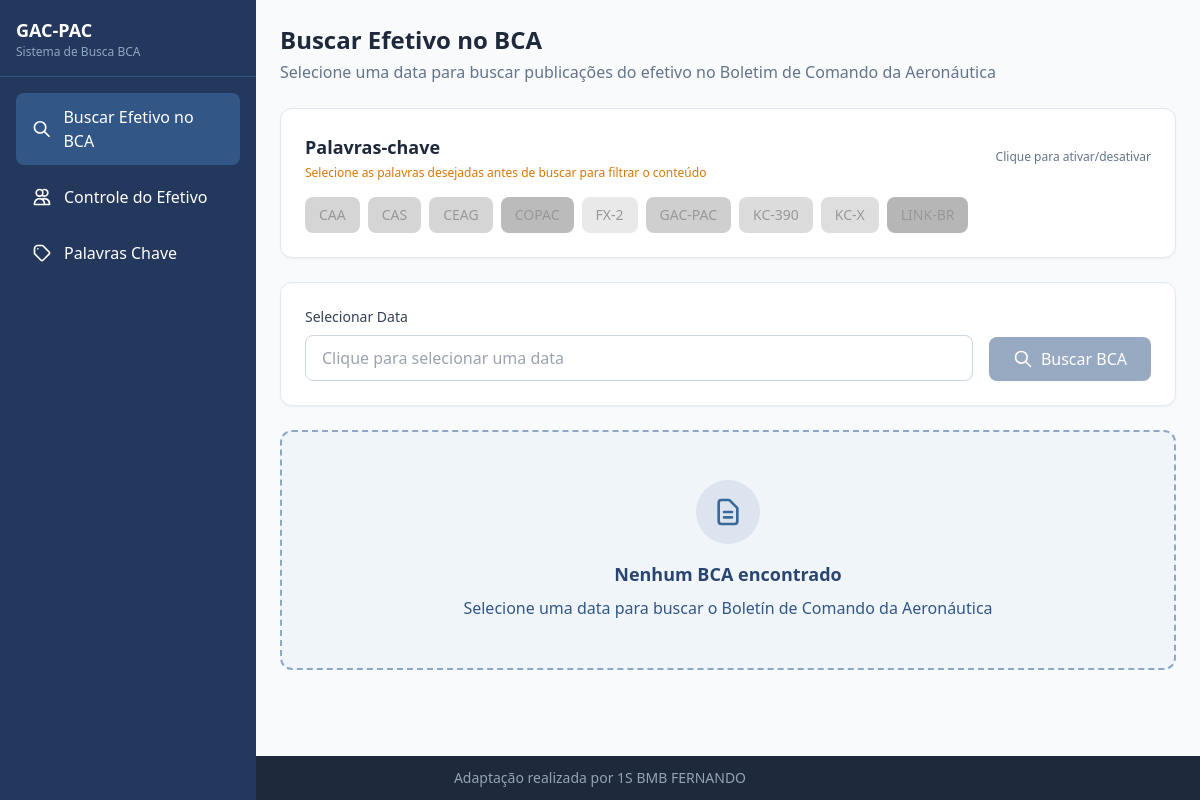
Screenshot of /analise.php with the database file from the repository.
### tables this page shows
CREATE TABLE IF NOT EXISTS palavras_chave (
    id INT AUTO_INCREMENT PRIMARY KEY,
    palavra VARCHAR(100) NOT NULL,
    cor VARCHAR(6) DEFAULT 'FFFFFF',
    ativa TINYINT(1) DEFAULT 0,
    created_at TIMESTAMP DEFAULT CURRENT_TIMESTAMP
);

### analise.php (the view, shortened to what this page needs)
<?php
$host = getenv('DB_HOST') ?: 'mariadb';
$user = getenv('DB_USER') ?: 'bca_user';
$pass = getenv('DB_PASS') ?: 'bca_pass';
$db   = getenv('DB_NAME') ?: 'bca_db';
$vai = mysqli_connect($host, $user, $pass, $db);
$arquivo = null;
$encontrados = [];
$resp_efetivo = '';
?>
<!DOCTYPE html>
<html lang="pt-BR">
<head>
    <script src="https://cdn.tailwindcss.com"></script>
    <link rel="stylesheet" href="https://cdn.jsdelivr.net/npm/flatpickr/dist/flatpickr.min.css">
</head>
<body class="bg-slate-50" x-data="app()">
    <aside class="fixed left-0 top-0 w-64 h-screen bg-fab-800 text-white flex flex-col z-50">
            <div class="p-4 border-b border-fab-600">
                <h1 class="text-lg font-bold">GAC-PAC</h1>
                <p class="text-fab-300 text-xs">Sistema de Busca BCA</p>
            </div>
            <nav class="flex-1 p-4">
                <ul class="space-y-2">
                    <li>
                        <button @click="menu = 'buscar'"
                                :class="menu === 'buscar' ? 'bg-fab-600' : 'hover:bg-fab-700'"
                                class="w-full text-left px-4 py-3 rounded-lg transition flex items-center gap-3">
                            <svg class="w-5 h-5" fill="none" stroke="currentColor" viewBox="0 0 24 24">
                                <path stroke-linecap="round" stroke-linejoin="round" stroke-width="2" d="M21 21l-6-6m2-5a7 7 0 11-14 0 7 7 0 0114 0z"/>
                            </svg>
                            Buscar Efetivo no BCA
                        </button>
                    </li>
                    <li>
                        <button @click="menu = 'efetivo'"
                                :class="menu === 'efetivo' ? 'bg-fab-600' : 'hover:bg-fab-700'"
                                class="w-full text-left px-4 py-3 rounded-lg transition flex items-center gap-3">
                            <svg class="w-5 h-5" fill="none" stroke="currentColor" viewBox="0 0 24 24">
                                <path stroke-linecap="round" stroke-linejoin="round" stroke-width="2" d="M12 4.354a4 4 0 110 5.292M15 21H3v-1a6 6 0 0112 0v1zm0 0h6v-1a6 6 0 00-9-5.197M13 7a4 4 0 11-8 0 4 4 0 018 0z"/>
                            </svg>
                            Controle do Efetivo
                        </button>
                    </li>
                    <li>
                        <button @click="menu = 'palavras'"
                                :class="menu === 'palavras' ? 'bg-fab-600' : 'hover:bg-fab-700'"
                                class="w-full text-left px-4 py-3 rounded-lg transition flex items-center gap-3">
                            <svg class="w-5 h-5" fill="none" stroke="currentColor" viewBox="0 0 24 24">
                                <path stroke-linecap="round" stroke-linejoin="round" stroke-width="2" d="M7 7h.01M7 3h5c.512 0 1.024.195 1.414.586l7 7a2 2 0 010 2.828l-7 7a2 2 0 01-2.828 0l-7-7A1.994 1.994 0 013 12V7a4 4 0 014-4z"/>
                            </svg>
                            Palavras Chave
                        </button>
                    </li>
                </ul>
            </nav>
        </aside>
        <main class="ml-64 p-6 min-h-screen pb-16">
        <div class="mb-6">
            <template x-if="menu === 'buscar'">
                <div>
                    <h2 class="text-2xl font-bold text-slate-800">Buscar Efetivo no BCA</h2>
                    <p class="text-slate-500 mt-1">Selecione uma data para buscar publicações do efetivo no Boletim de Comando da Aeronáutica</p>
                </div>
            </template>
        </div>
        <div x-show="menu === 'buscar'" x-transition>
        <div class="bg-white rounded-xl shadow-sm border border-slate-200 p-6 mb-6">
            <div class="flex items-center justify-between mb-4">
                <div>
                    <h3 class="text-lg font-semibold text-slate-800">Palavras-chave</h3>
                    <p class="text-xs text-amber-600 mt-1">Selecione as palavras desejadas antes de buscar para filtrar o conteúdo</p>
                </div>
                <span class="text-xs text-slate-500">Clique para ativar/desativar</span>
            </div>
            <div class="flex flex-wrap gap-2" id="palavras-chave-busca">
                <?php
                $sql_pl = "SELECT * FROM palavras_chave ORDER BY palavra";
                $result_pl = mysqli_query($vai, $sql_pl);
                if ($result_pl && mysqli_num_rows($result_pl) > 0):
                    while ($p = mysqli_fetch_assoc($result_pl)):
                        $ativa = $p['ativa'] == 1;
                        $cor = $p['cor'];
                        $opacity = $ativa ? '' : 'opacity-40 grayscale';
                ?>
                <div class="relative inline-block">
                    <button onclick="togglePalavraBusca(<?= $p['id'] ?>, this)"
                            class="px-3 py-1.5 rounded-lg text-sm font-medium transition-all duration-200 border-2 border-transparent hover:border-fab-400 <?= $opacity ?>"
                            style="background-color: #<?= $cor ?>; color: #000;">
                        <?= htmlspecialchars($p['palavra']) ?>
                    </button>
                </div>
                <?php
                    endwhile;
                else:
                ?>
                <span class="text-sm text-slate-400">Nenhuma palavra-chave cadastrada</span>
                <?php endif; ?>
            </div>
        </div>
        <div class="bg-white rounded-xl shadow-sm border border-slate-200 p-6 mb-6">
            <div class="flex flex-col md:flex-row md:items-end gap-4">
                <div class="flex-1">
                    <label class="block text-sm font-medium text-slate-700 mb-2">Selecionar Data</label>
                    <input type="text" id="datepicker" x-model="dataSelecionada"
                           class="w-full px-4 py-2.5 rounded-lg border border-slate-300 focus:ring-2 focus:ring-fab-500 focus:border-fab-500 transition"
                           placeholder="Clique para selecionar uma data">
                </div>
                <button @click="buscarBCA()" :disabled="!dataSelecionada || carregando"
                        class="px-6 py-2.5 bg-fab-600 hover:bg-fab-700 disabled:opacity-50 disabled:cursor-not-allowed text-white font-medium rounded-lg transition shadow-sm flex items-center gap-2">
                    <template x-if="!carregando">
                        <svg class="w-5 h-5" fill="none" stroke="currentColor" viewBox="0 0 24 24">
                            <path stroke-linecap="round" stroke-linejoin="round" stroke-width="2" d="M21 21l-6-6m2-5a7 7 0 11-14 0 7 7 0 0114 0z"/>
                        </svg>
                    </template>
                    <span x-text="carregando ? 'Buscando...' : 'Buscar BCA'"></span>
                </button>
            </div>
        </div>
        <?php if(isset($arquivo) && file_exists($caminho.$arquivo)): ?>
        <?php if($resp_efetivo != ''): ?>
        <div class="bg-white rounded-xl shadow-sm border border-slate-200 mb-6">
            <div class="px-6 py-4 border-b border-slate-100 flex items-center justify-between">
                <div class="flex items-center gap-3">
                    <h2 class="text-lg font-semibold text-slate-800">Ocorrências do Efetivo</h2>
                    <span class="px-3 py-1 bg-emerald-100 text-emerald-700 text-sm rounded-full"><?= count($encontrados) ?> militar(es) encontrado(s)</span>
                </div>
                <?php if(isset($arquivo) && !empty($encontrados)): ?>
                <button onclick="enviarTodosEmails('<?= $arquivo ?>', '<?= $date ?>')" id="btn-enviar-todos"
                        class="px-4 py-2 bg-fab-600 hover:bg-fab-700 text-white text-sm font-medium rounded-lg transition flex items-center gap-2">
                    <svg class="w-4 h-4" fill="none" stroke="currentColor" viewBox="0 0 24 24">
                        <path stroke-linecap="round" stroke-linejoin="round" stroke-width="2" d="M3 8l7.89 5.26a2 2 0 002.22 0L21 8M5 19h14a2 2 0 002-2V7a2 2 0 00-2-2H5a2 2 0 00-2 2v10a2 2 0 002 2z"/>
                    </svg>
                    Enviar Todos (<span id="count-enviar-todos"><?= count($encontrados) ?></span>)
                </button>
                <?php endif; ?>
            </div>
            <div class="p-6">
                <?= $resp_efetivo ?>
            </div>
        </div>
        <?php else: ?>
        <div class="bg-fab-50 rounded-xl border-2 border-dashed border-fab-300 mb-6 p-8 text-center">
            <div class="w-16 h-16 bg-fab-100 rounded-full flex items-center justify-center mx-auto mb-4">
                <svg class="w-8 h-8 text-fab-500" fill="none" stroke="currentColor" viewBox="0 0 24 24">
                    <path stroke-linecap="round" stroke-linejoin="round" stroke-width="2" d="M9 12h6m-6 4h6m2 5H7a2 2 0 01-2-2V5a2 2 0 012-2h5.586a1 1 0 01.707.293l5.414 5.414a1 1 0 01.293.707V19a2 2 0 01-2 2z"/>
                </svg>
            </div>
            <h3 class="text-lg font-semibold text-fab-700 mb-2">Nenhuma Ocorrência Encontrada</h3>
            <p class="text-fab-600">Não foram encontradas ocorrências do efetivo GAC-PAC neste Boletín de Comando da Aeronáutica</p>
        </div>
        <?php endif; ?>
        <?php else: ?>
        <div class="bg-fab-50 rounded-xl border-2 border-dashed border-fab-300 p-12 text-center">
            <div class="w-16 h-16 bg-fab-100 rounded-full flex items-center justify-center mx-auto mb-4">
                <svg class="w-8 h-8 text-fab-500" fill="none" stroke="currentColor" viewBox="0 0 24 24">
                    <path stroke-linecap="round" stroke-linejoin="round" stroke-width="2" d="M9 12h6m-6 4h6m2 5H7a2 2 0 01-2-2V5a2 2 0 012-2h5.586a1 1 0 01.707.293l5.414 5.414a1 1 0 01.293.707V19a2 2 0 01-2 2z"/>
                </svg>
            </div>
            <h3 class="text-lg font-semibold text-fab-700 mb-2">Nenhum BCA encontrado</h3>
            <p class="text-fab-600">Selecione uma data para buscar o Boletín de Comando da Aeronáutica</p>
        </div>
        <?php endif; ?>
        </div>
        </main>
    <footer class="fixed bottom-0 left-0 right-0 bg-slate-800 text-slate-400 py-3 z-40">
        <div class="text-center">
            <p class="text-sm">Adaptação realizada por 1S BMB FERNANDO</p>
        </div>
    </footer>
</body>
</html>

### rows the page displays
palavras_chave: palavra "CAA"
palavras_chave: palavra "CAS"
palavras_chave: palavra "CEAG"
palavras_chave: palavra "COPAC"
palavras_chave: palavra "FX-2"
palavras_chave: palavra "GAC-PAC"
palavras_chave: palavra "KC-390"
palavras_chave: palavra "KC-X"
palavras_chave: palavra "LINK-BR"
